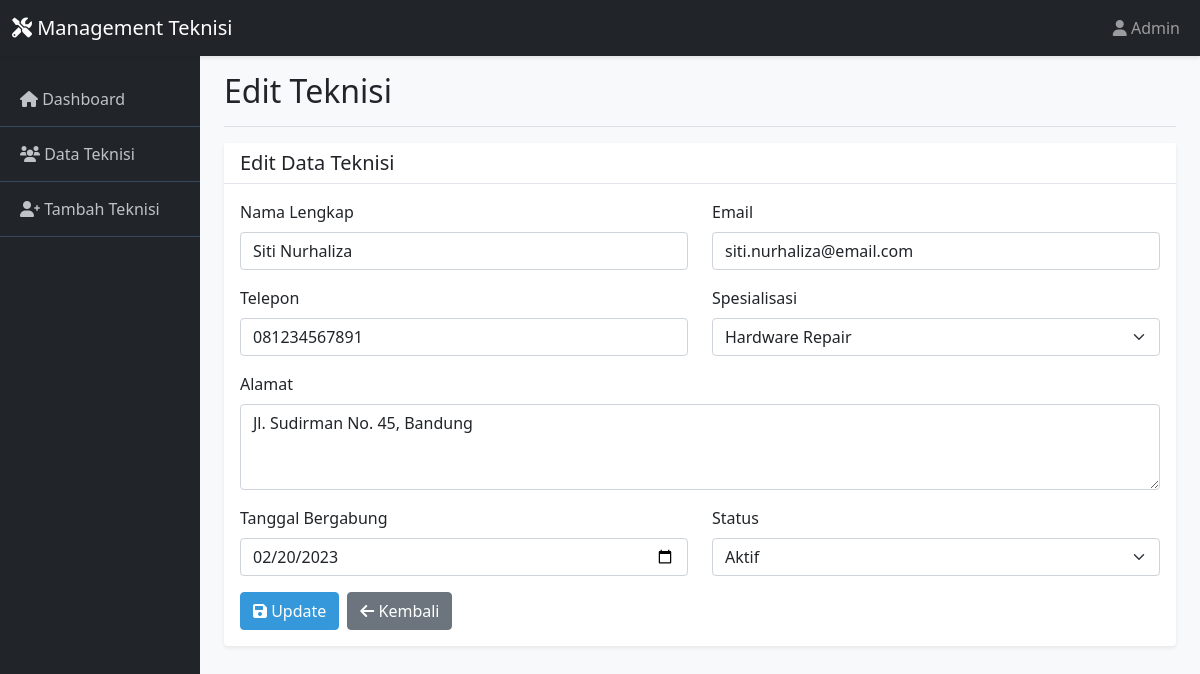
The app's page /edit_teknisi.php?id=2 with its own data.
### tables this page shows
CREATE TABLE `teknisi` (
  `id` int(11) NOT NULL,
  `nama` varchar(100) NOT NULL,
  `email` varchar(100) NOT NULL,
  `telepon` varchar(15) NOT NULL,
  `spesialisasi` varchar(100) NOT NULL,
  `alamat` text DEFAULT NULL,
  `tanggal_bergabung` date NOT NULL,
  `status` enum('Aktif','Non-Aktif') DEFAULT 'Aktif',
  `created_at` timestamp NOT NULL DEFAULT current_timestamp()
);

### edit_teknisi.php (the view, shortened to what this page needs)
<?php
include 'config.php';
$id = $_GET['id'];
$stmt = $pdo->prepare("SELECT * FROM teknisi WHERE id = ?");
$stmt->execute([$id]);
$teknisi = $stmt->fetch(PDO::FETCH_ASSOC);
include 'header.php';
?>
<div class="card">
    <div class="card-header">
        <h5 class="card-title mb-0">Edit Data Teknisi</h5>
    </div>
    <div class="card-body">
        <form method="POST">
            <div class="row">
                <div class="col-md-6">
                    <div class="mb-3">
                        <label for="nama" class="form-label">Nama Lengkap</label>
                        <input type="text" class="form-control" id="nama" name="nama"
                               value="<?php echo htmlspecialchars($teknisi['nama']); ?>" required>
                    </div>
                </div>
                <div class="col-md-6">
                    <div class="mb-3">
                        <label for="email" class="form-label">Email</label>
                        <input type="email" class="form-control" id="email" name="email"
                               value="<?php echo htmlspecialchars($teknisi['email']); ?>" required>
                    </div>
                </div>
            </div>
            <div class="row">
                <div class="col-md-6">
                    <div class="mb-3">
                        <label for="telepon" class="form-label">Telepon</label>
                        <input type="text" class="form-control" id="telepon" name="telepon"
                               value="<?php echo htmlspecialchars($teknisi['telepon']); ?>" required>
                    </div>
                </div>
                <div class="col-md-6">
                    <div class="mb-3">
                        <label for="spesialisasi" class="form-label">Spesialisasi</label>
                        <select class="form-select" id="spesialisasi" name="spesialisasi" required>
                            <option value="Hardware Repair" <?php echo $teknisi['spesialisasi'] == 'Hardware Repair' ? 'selected' : ''; ?>>Hardware Repair</option>
                        </select>
                    </div>
                </div>
            </div>
            <div class="mb-3">
                <label for="alamat" class="form-label">Alamat</label>
                <textarea class="form-control" id="alamat" name="alamat" rows="3"><?php echo htmlspecialchars($teknisi['alamat']); ?></textarea>
            </div>
            <div class="row">
                <div class="col-md-6">
                    <div class="mb-3">
                        <label for="tanggal_bergabung" class="form-label">Tanggal Bergabung</label>
                        <input type="date" class="form-control" id="tanggal_bergabung" name="tanggal_bergabung"
                               value="<?php echo $teknisi['tanggal_bergabung']; ?>" required>
                    </div>
                </div>
                <div class="col-md-6">
                    <div class="mb-3">
                        <label for="status" class="form-label">Status</label>
                        <select class="form-select" id="status" name="status" required>
                            <option value="Aktif" <?php echo $teknisi['status'] == 'Aktif' ? 'selected' : ''; ?>>Aktif</option>
                        </select>
                    </div>
                </div>
            </div>
            <div class="d-flex gap-2">
                <button type="submit" class="btn btn-primary">
                    <i class="fas fa-save"></i> Update
                </button>
                <a href="teknisi.php" class="btn btn-secondary">
                    <i class="fas fa-arrow-left"></i> Kembali
                </a>
            </div>
        </form>
    </div>
</div>
<?php include 'footer.php'; ?>

### style.css (style rules this page uses)
:root { --primary-color: #3498db; --secondary-color: #2c3e50; --success-color: #27ae60; --danger-color: #e74c3c; --warning-color: #f39c12; --light-color: #ecf0f1; }
body { background-color: #f8f9fa; font-family: 'Segoe UI', Tahoma, Geneva, Verdana, sans-serif; }
.card { border: none; box-shadow: 0 0.125rem 0.25rem rgba(0, 0, 0, 0.075); margin-bottom: 20px; }
.card-header { background-color: white; border-bottom: 1px solid #e3e6f0; font-weight: 600; }
.btn-primary { background-color: var(--primary-color); border-color: var(--primary-color); }

### records on screen
teknisi: nama "Siti Nurhaliza", email "siti.nurhaliza@email.com", telepon "081234567891", spesialisasi "Hardware Repair", alamat "Jl. Sudirman No. 45, Bandung", tanggal_bergabung "02/20/2023", status "Aktif"

### other values on screen
$page_titles[basename($_SERVER['PHP_SELF'])] "Edit Teknisi"
